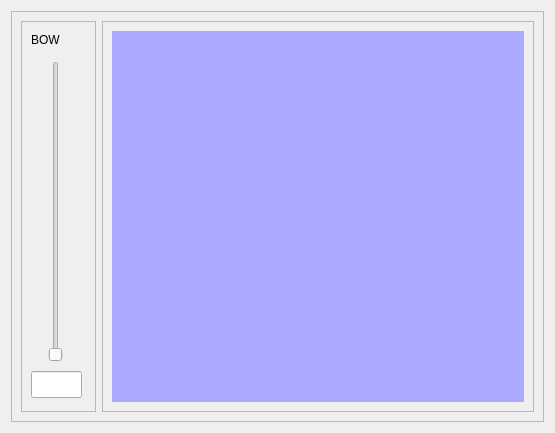
<?xml version="1.0" encoding="UTF-8"?>
<ui version="4.0">
 <class>DialogShowBOW</class>
 <widget class="QDialog" name="DialogShowBOW">
  <property name="windowModality">
   <enum>Qt::NonModal</enum>
  </property>
  <property name="geometry">
   <rect>
    <x>0</x>
    <y>0</y>
    <width>555</width>
    <height>433</height>
   </rect>
  </property>
  <property name="windowTitle">
   <string>Dialog</string>
  </property>
  <property name="modal">
   <bool>false</bool>
  </property>
  <layout class="QVBoxLayout" name="verticalLayout">
   <item>
    <widget class="QFrame" name="frame_3">
     <property name="frameShape">
      <enum>QFrame::StyledPanel</enum>
     </property>
     <property name="frameShadow">
      <enum>QFrame::Raised</enum>
     </property>
     <layout class="QHBoxLayout" name="horizontalLayout">
      <item>
       <widget class="QFrame" name="frame_2">
        <property name="maximumSize">
         <size>
          <width>75</width>
          <height>16777215</height>
         </size>
        </property>
        <property name="frameShape">
         <enum>QFrame::StyledPanel</enum>
        </property>
        <property name="frameShadow">
         <enum>QFrame::Raised</enum>
        </property>
        <widget class="QSlider" name="vSNumBow">
         <property name="geometry">
          <rect>
           <x>20</x>
           <y>40</y>
           <width>29</width>
           <height>301</height>
          </rect>
         </property>
         <property name="orientation">
          <enum>Qt::Vertical</enum>
         </property>
        </widget>
        <widget class="QLabel" name="label_2">
         <property name="geometry">
          <rect>
           <x>10</x>
           <y>10</y>
           <width>67</width>
           <height>17</height>
          </rect>
         </property>
         <property name="text">
          <string>BOW</string>
         </property>
        </widget>
        <widget class="QLineEdit" name="lENumBow">
         <property name="geometry">
          <rect>
           <x>10</x>
           <y>350</y>
           <width>51</width>
           <height>27</height>
          </rect>
         </property>
        </widget>
       </widget>
      </item>
      <item>
       <widget class="QFrame" name="frame">
        <property name="frameShape">
         <enum>QFrame::StyledPanel</enum>
        </property>
        <property name="frameShadow">
         <enum>QFrame::Raised</enum>
        </property>
        <layout class="QHBoxLayout" name="horizontalLayout_2">
         <item>
          <widget class="QLabel" name="lImagen">
           <property name="styleSheet">
            <string notr="true">background-color: rgb(170, 170, 255);</string>
           </property>
           <property name="text">
            <string/>
           </property>
          </widget>
         </item>
        </layout>
       </widget>
      </item>
     </layout>
    </widget>
   </item>
  </layout>
 </widget>
 <resources/>
 <connections/>
</ui>
